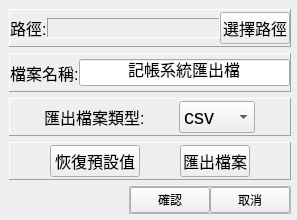
<?xml version="1.0" encoding="UTF-8"?>
<ui version="4.0">
 <class>MainWindow</class>
 <widget class="QMainWindow" name="MainWindow">
  <property name="geometry">
   <rect>
    <x>0</x>
    <y>0</y>
    <width>297</width>
    <height>220</height>
   </rect>
  </property>
  <property name="windowTitle">
   <string>匯出檔案</string>
  </property>
  <widget class="QWidget" name="centralwidget">
   <layout class="QVBoxLayout" name="verticalLayout">
    <property name="spacing">
     <number>6</number>
    </property>
    <property name="leftMargin">
     <number>9</number>
    </property>
    <property name="topMargin">
     <number>9</number>
    </property>
    <property name="rightMargin">
     <number>6</number>
    </property>
    <property name="bottomMargin">
     <number>6</number>
    </property>
    <item>
     <widget class="QFrame" name="frame">
      <property name="frameShape">
       <enum>QFrame::Panel</enum>
      </property>
      <property name="frameShadow">
       <enum>QFrame::Raised</enum>
      </property>
      <layout class="QHBoxLayout" name="horizontalLayout">
       <property name="spacing">
        <number>0</number>
       </property>
       <property name="leftMargin">
        <number>0</number>
       </property>
       <property name="topMargin">
        <number>0</number>
       </property>
       <property name="rightMargin">
        <number>0</number>
       </property>
       <property name="bottomMargin">
        <number>0</number>
       </property>
       <item>
        <widget class="QLabel" name="label">
         <property name="sizePolicy">
          <sizepolicy hsizetype="Fixed" vsizetype="Preferred">
           <horstretch>0</horstretch>
           <verstretch>0</verstretch>
          </sizepolicy>
         </property>
         <property name="font">
          <font>
           <pointsize>12</pointsize>
          </font>
         </property>
         <property name="text">
          <string>路徑:</string>
         </property>
        </widget>
       </item>
       <item>
        <widget class="QLabel" name="lbl_path">
         <property name="sizePolicy">
          <sizepolicy hsizetype="Preferred" vsizetype="Fixed">
           <horstretch>0</horstretch>
           <verstretch>0</verstretch>
          </sizepolicy>
         </property>
         <property name="font">
          <font>
           <pointsize>12</pointsize>
          </font>
         </property>
         <property name="frameShape">
          <enum>QFrame::Panel</enum>
         </property>
         <property name="frameShadow">
          <enum>QFrame::Sunken</enum>
         </property>
         <property name="text">
          <string/>
         </property>
        </widget>
       </item>
       <item>
        <widget class="QPushButton" name="btn_path">
         <property name="maximumSize">
          <size>
           <width>70</width>
           <height>16777215</height>
          </size>
         </property>
         <property name="font">
          <font>
           <pointsize>12</pointsize>
          </font>
         </property>
         <property name="text">
          <string>選擇路徑</string>
         </property>
        </widget>
       </item>
      </layout>
     </widget>
    </item>
    <item>
     <widget class="QFrame" name="frame_4">
      <property name="frameShape">
       <enum>QFrame::Panel</enum>
      </property>
      <property name="frameShadow">
       <enum>QFrame::Raised</enum>
      </property>
      <layout class="QHBoxLayout" name="horizontalLayout_4">
       <property name="spacing">
        <number>0</number>
       </property>
       <property name="leftMargin">
        <number>0</number>
       </property>
       <property name="topMargin">
        <number>0</number>
       </property>
       <property name="rightMargin">
        <number>0</number>
       </property>
       <property name="bottomMargin">
        <number>0</number>
       </property>
       <item>
        <widget class="QLabel" name="label_2">
         <property name="font">
          <font>
           <pointsize>12</pointsize>
          </font>
         </property>
         <property name="text">
          <string>檔案名稱:</string>
         </property>
        </widget>
       </item>
       <item>
        <widget class="QLineEdit" name="led_name">
         <property name="font">
          <font>
           <pointsize>12</pointsize>
          </font>
         </property>
         <property name="text">
          <string>記帳系統匯出檔</string>
         </property>
         <property name="alignment">
          <set>Qt::AlignCenter</set>
         </property>
        </widget>
       </item>
      </layout>
     </widget>
    </item>
    <item>
     <widget class="QFrame" name="frame_3">
      <property name="frameShape">
       <enum>QFrame::Panel</enum>
      </property>
      <property name="frameShadow">
       <enum>QFrame::Raised</enum>
      </property>
      <layout class="QHBoxLayout" name="horizontalLayout_2">
       <property name="spacing">
        <number>0</number>
       </property>
       <property name="leftMargin">
        <number>0</number>
       </property>
       <property name="topMargin">
        <number>0</number>
       </property>
       <property name="rightMargin">
        <number>0</number>
       </property>
       <property name="bottomMargin">
        <number>0</number>
       </property>
       <item>
        <widget class="QLabel" name="label_3">
         <property name="sizePolicy">
          <sizepolicy hsizetype="Fixed" vsizetype="Preferred">
           <horstretch>0</horstretch>
           <verstretch>0</verstretch>
          </sizepolicy>
         </property>
         <property name="font">
          <font>
           <pointsize>12</pointsize>
          </font>
         </property>
         <property name="text">
          <string>匯出檔案類型:</string>
         </property>
        </widget>
       </item>
       <item>
        <widget class="QComboBox" name="cmb_fileType">
         <property name="sizePolicy">
          <sizepolicy hsizetype="Fixed" vsizetype="Fixed">
           <horstretch>0</horstretch>
           <verstretch>0</verstretch>
          </sizepolicy>
         </property>
         <property name="font">
          <font>
           <pointsize>15</pointsize>
          </font>
         </property>
         <item>
          <property name="text">
           <string>csv</string>
          </property>
         </item>
         <item>
          <property name="text">
           <string>json</string>
          </property>
         </item>
         <item>
          <property name="text">
           <string>execl</string>
          </property>
         </item>
        </widget>
       </item>
      </layout>
     </widget>
    </item>
    <item>
     <widget class="QFrame" name="frame_2">
      <property name="frameShape">
       <enum>QFrame::Panel</enum>
      </property>
      <property name="frameShadow">
       <enum>QFrame::Raised</enum>
      </property>
      <layout class="QHBoxLayout" name="horizontalLayout_3">
       <property name="spacing">
        <number>0</number>
       </property>
       <property name="leftMargin">
        <number>0</number>
       </property>
       <property name="topMargin">
        <number>0</number>
       </property>
       <property name="rightMargin">
        <number>0</number>
       </property>
       <property name="bottomMargin">
        <number>0</number>
       </property>
       <item>
        <widget class="QPushButton" name="btn_backDefaultValue">
         <property name="maximumSize">
          <size>
           <width>90</width>
           <height>16777215</height>
          </size>
         </property>
         <property name="font">
          <font>
           <pointsize>12</pointsize>
          </font>
         </property>
         <property name="cursor">
          <cursorShape>ArrowCursor</cursorShape>
         </property>
         <property name="text">
          <string>恢復預設值</string>
         </property>
        </widget>
       </item>
       <item>
        <widget class="QPushButton" name="btn_exportFile">
         <property name="maximumSize">
          <size>
           <width>70</width>
           <height>16777215</height>
          </size>
         </property>
         <property name="font">
          <font>
           <pointsize>12</pointsize>
          </font>
         </property>
         <property name="text">
          <string>匯出檔案</string>
         </property>
        </widget>
       </item>
      </layout>
     </widget>
    </item>
    <item>
     <widget class="QFrame" name="frame_7">
      <property name="sizePolicy">
       <sizepolicy hsizetype="Fixed" vsizetype="Fixed">
        <horstretch>0</horstretch>
        <verstretch>0</verstretch>
       </sizepolicy>
      </property>
      <property name="layoutDirection">
       <enum>Qt::RightToLeft</enum>
      </property>
      <property name="frameShape">
       <enum>QFrame::StyledPanel</enum>
      </property>
      <property name="frameShadow">
       <enum>QFrame::Raised</enum>
      </property>
      <layout class="QHBoxLayout" name="horizontalLayout_6">
       <property name="spacing">
        <number>0</number>
       </property>
       <property name="leftMargin">
        <number>0</number>
       </property>
       <property name="topMargin">
        <number>0</number>
       </property>
       <property name="rightMargin">
        <number>0</number>
       </property>
       <property name="bottomMargin">
        <number>0</number>
       </property>
       <item>
        <widget class="QPushButton" name="btn_cancel">
         <property name="text">
          <string>取消</string>
         </property>
        </widget>
       </item>
       <item>
        <widget class="QPushButton" name="btn_ok">
         <property name="text">
          <string>確認</string>
         </property>
        </widget>
       </item>
      </layout>
     </widget>
    </item>
   </layout>
  </widget>
 </widget>
 <resources/>
 <connections/>
</ui>
